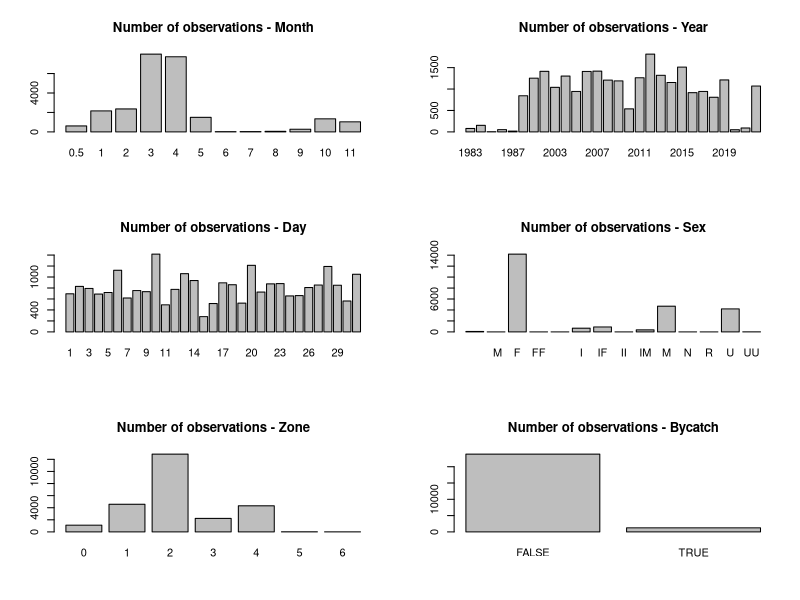
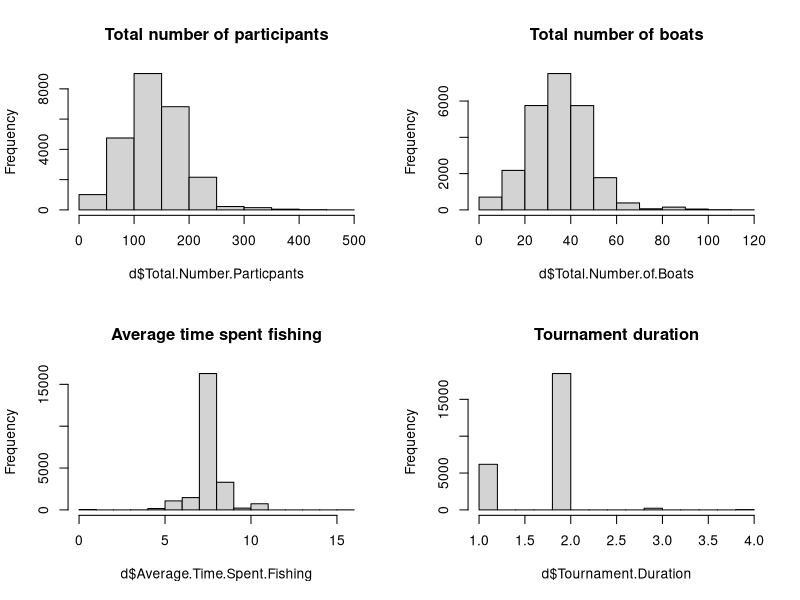
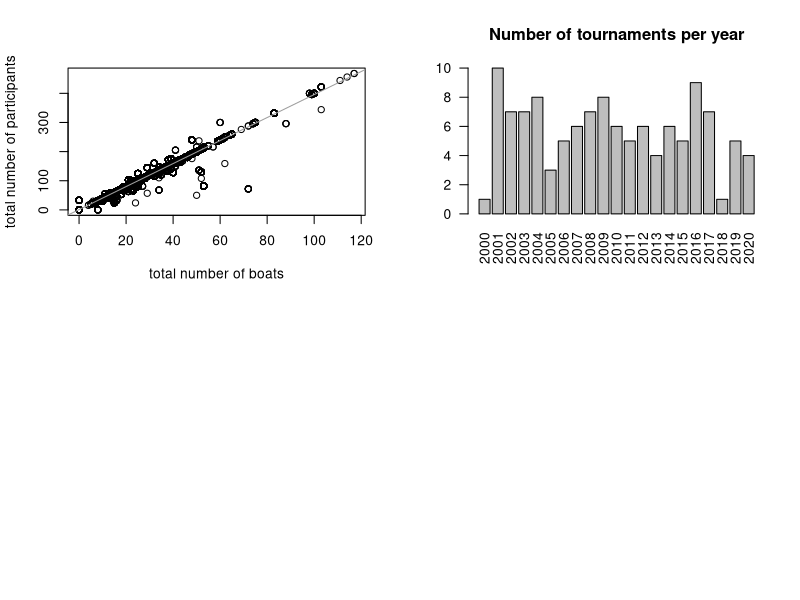
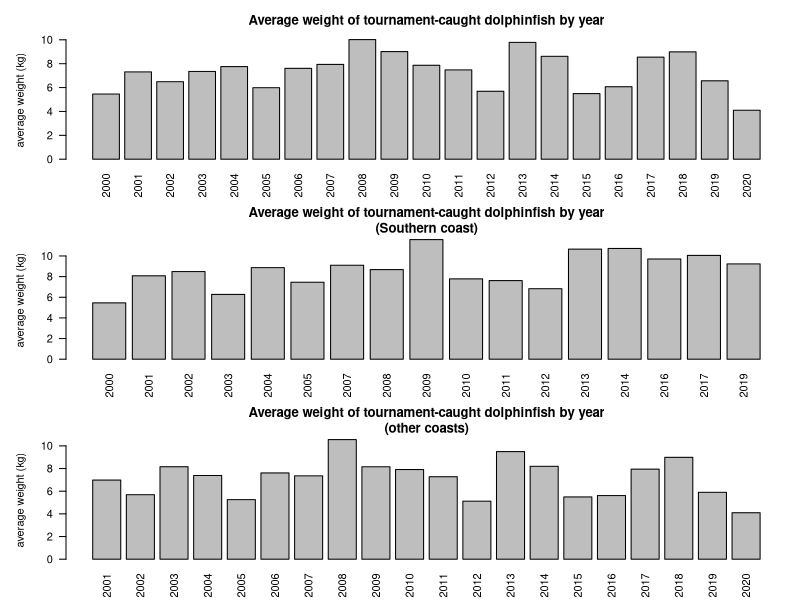
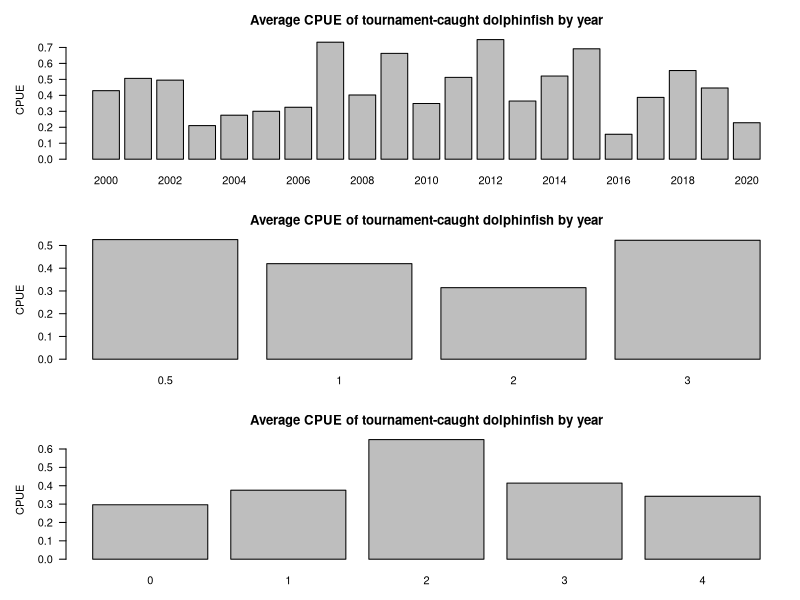
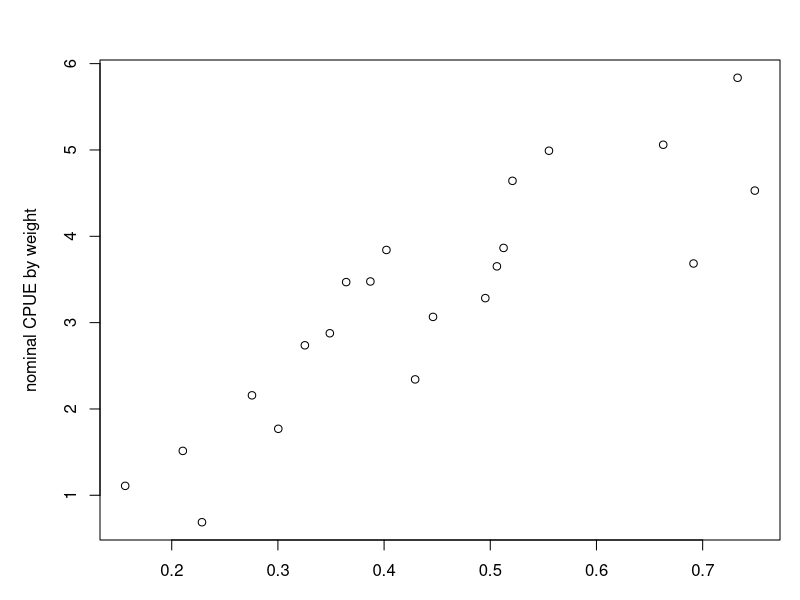
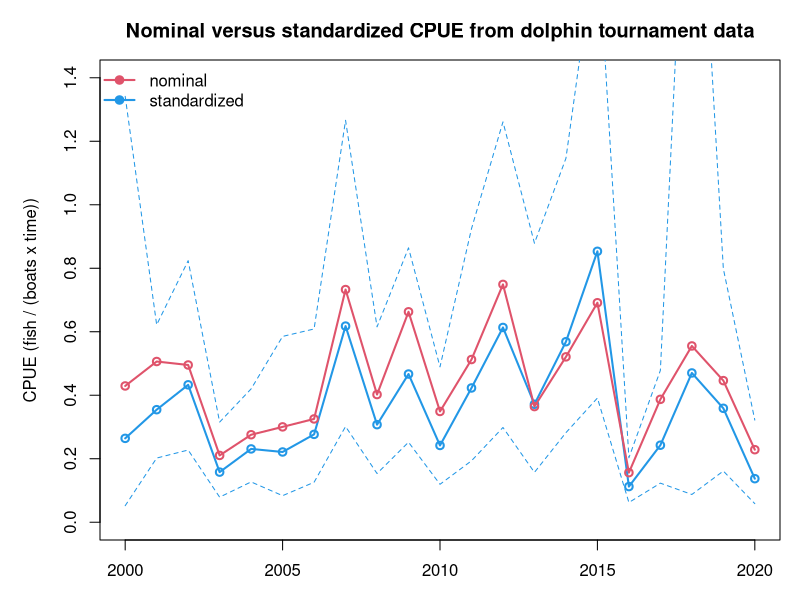
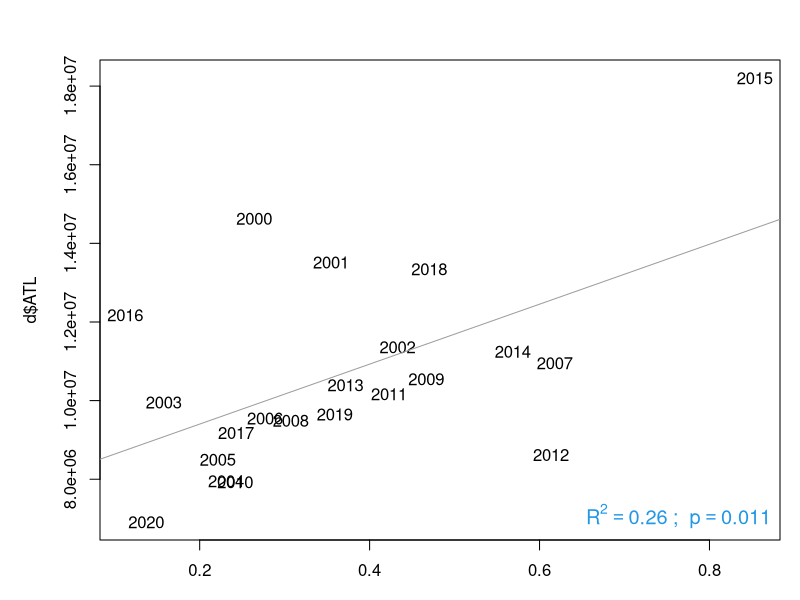

These charts were generated, in order, by the following R code: (Note: this script raises an error after producing the figures.)
## ---- chunk 1
#| warning: false
#| echo: true

# clear workspace
rm(list = ls())

if(!require("dplyr")) install.packages("dplyr")
if(!require("emmeans")) install.packages("emmeans")

library(dplyr)
library(emmeans) # Best for extracting standardized indices

# import data -------------------------------------
d <- read.csv("data/PRDNER-DolTournamentData.csv") 
#apply(d, 2, table)
head(d)

# clean dates and extract month day year ---------
d$Date <- as.character(d$Date)
d$month <- NA
d$day <- NA
d$year <- NA

for (i in 1:nrow(d))  {# M
  d[i, 16:18] <- unlist(strsplit(d$Date[i], "-"))  }
#head(d)

# clean up errors and check outputs ---------------------
d$month <- substr(d$month, 1, 3)
d$month[which(d$month == "Abr")] <- "Apr"
d$month[which(d$month == "Arp")] <- "Apr"

d$day[which(d$day == "November" | d$day == "December")] <- NA
d$year[which(d$year == "November" | d$year == "December")] <- NA

d$day <- as.numeric(d$day)
d$year <- as.numeric(d$year)

# standardize year format
d$year[which(d$year < 83)] <- d$year[which(d$year < 83)] + 2000
d$year[which(d$year < 2000)] <- d$year[which(d$year < 2000)] + 1900

d$mon <- match(d$month, month.abb)

table(d$month)
table(d$day)
table(d$year)

## ---- chunk 2
#| echo: true

# fix so Dec is grouped with following year -----------------
d$mon[which(d$mon == 12)] <- 0.5
d$year2 <- d$year
d$year2[which(d$mon == 0.5)] <- d$year[which(d$mon == 0.5)]+1
rbind(table(d$year), table(d$year2))

#head(d)
#tail(d)

## ---- chunk 3
#| echo: true
#| fig-width: 10
#| fig-height: 8

# look at data columns ----------------------------------

par(mfrow = c(3, 2))
barplot(table(d$mon), main = "Number of observations - Month")
barplot(table(d$year), main = "Number of observations - Year")
barplot(table(d$day), main = "Number of observations - Day")
barplot(table(d$Sex), main = "Number of observations - Sex")
barplot(table(d$Zone), main = "Number of observations - Zone")
barplot(table(d$Bycatch), main = "Number of observations - Bycatch")

par(mfrow = c(2, 2))
hist(d$Total.Number.Particpants, main = "Total number of participants")
hist(d$Total.Number.of.Boats, main = "Total number of boats")
hist(d$Average.Time.Spent.Fishing, main = "Average time spent fishing")
hist(d$Tournament.Duration, main = "Tournament duration")

## ---- chunk 4
#| warning: false
#| echo: true
#| fig-width: 6
#| fig-height: 6

# find NAs in tournament details -------------------
table(is.na(d$Total.Number.of.Boats))
table(is.na(d$Total.Number.Particpants))
table(is.na(d$Total.Number.Particpants) & is.na(d$Total.Number.of.Boats))
table(is.na(d$Average.Time.Spent.Fishing))

plot(d$Total.Number.of.Boats, d$Total.Number.Particpants, xlab = "total number of boats", ylab = "total number of participants")
out <- lm(d$Total.Number.Particpants ~ d$Total.Number.of.Boats)
abline(out, col = 8)

## ---- chunk 5
#| warning: false
#| echo: true
#| 
# create unique tournament ID number -------------------------
d$dat <- paste0(d$day, d$month, d$year)
length(unique(paste0(d$day, d$month, d$year, d$Total.Number.Particpants)))
length(unique(paste0(d$day, d$month, d$year, d$Location)))
length(unique(paste0(d$day, d$month, d$year, d$Total.Number.of.Boats)))
length(unique(paste0(d$day, d$month, d$year, d$Tournament.Duration)))
d$datID <- paste0(d$day, d$month, d$year, d$Total.Number.Particpants)

#barplot(table(d$mon))
## ---- chunk 6
#| warning: false
#| echo: true

# remove non-target cases; use only directed trips -------------------
dfull <- d
d <- d[which(d$Bycatch == FALSE), ]

# subset by season, e.g. 0 - 4 is December to April -------------------
d <- d[which(d$mon >= 0 & d$mon <= 3), ]

#length(unique(d$Date))
length(unique(d$dat))
length(unique(d$datID))
## ---- chunk 7
#| warning: false
#| echo: true
#| 
# calculate total by tournament ----------------------------
totWT <- tapply(d$Weight..Kg., d$datID, sum, na.rm = T)
totN <- table(d$datID)
mon <- tapply(d$mon, d$datID, mean, na.rm = T)
year <- tapply(d$year2, d$datID, mean, na.rm = T)

# checks on month and tournament assignments ----------------------
#table(d$year[d$mon == 0.5], d$year2[d$mon == 0.5])
#table(d$year[d$mon != 0.5], d$year2[d$mon != 0.5])

max(tapply(d$Total.Number.Particpants, d$datID, sd), na.rm = T)  # should all be zeros
max(tapply(d$Total.Number.of.Boats, d$datID, sd), na.rm = T)
max(tapply(d$Average.Time.Spent.Fishing, d$datID, sd), na.rm = T)

# assign attributes of tournaments -------------------------------
Npart <- tapply(d$Total.Number.Particpants, d$datID, mean, na.rm = T)
Nboat <- tapply(d$Total.Number.of.Boats, d$datID, mean, na.rm = T)
Ftime <- tapply(d$Average.Time.Spent.Fishing, d$datID, mean, na.rm = T)
dura <- tapply(d$Tournament.Duration, d$datID, mean, na.rm = T)
zone <- tapply(d$Zone, d$datID, mean, na.rm = T)

# new data frame for standardization ----------------------------------
dat <- data.frame(cbind(year, mon, zone, Npart, Nboat, Ftime, dura, totWT, totN))
dat$avwt <- dat$totWT / dat$totN

head(dat)

## ---- chunk 8
#| warning: false
#| echo: true

# fill in NAs ---------------------------------------------------
dat$Nboat[which(dat$Nboat == 0)] <- NA
dat$Npart[which(dat$Npart == 0)] <- NA
dat$Ftime[which(dat$Ftime == 0)] <- NA

#hist(dat$Ftime)
which(is.na(dat$Ftime))
dat$Ftime[is.na(dat$Ftime)] <- median(dat$Ftime, na.rm = T)

#hist(dat$Nboat)
which(is.na(dat$Nboat))
which(is.na(dat$Npart))

dat$Npart[is.na(dat$Nboat)]
#plot(dat$Nboat, dat$Npart)
#dat$Npart / dat$Nboat
dat$Nboat[is.na(dat$Nboat)] <- dat$Npart[is.na(dat$Nboat)] / 4
#dat$Npart[is.na(dat$Nboat)]
dat$Nboat[is.na(dat$Nboat)] <- median(dat$Nboat, na.rm = T)

which(is.na(dat$Nboat))
which(is.na(dat$Ftime))
which(is.na(dat$totN))

## ---- chunk 9
#| warning: false
#| echo: true
#| 
# subset years -----------------------------------

yrs <- 2000:2020

dat[is.na(dat)] <- NA
dat <- dat[which(dat$year >= min(yrs)), ]
dat <- dat[which(dat$year <= max(yrs)), ]

# calculate CPUE -----------------------------------
dat$eff <- dat$Nboat * dat$Ftime   # dat$dura
dat$cpue <- dat$totN / dat$eff
dat$cpueW <- dat$totWT / dat$eff

which(dat$cpue == "Inf")
which(dat$cpueW == "Inf")
#dat$cpue[which(dat$cpue == "Inf")] <- NA

barplot(table(dat$year), las = 2, main = "Number of tournaments per year")

## ---- chunk 10
#| warning: false
#| echo: true
#| fig-width: 8
#| fig-height: 10

# look at nominal trends ----------------------------
par(mfrow = c(3, 1), mar = c(3, 5, 3, 1))
barplot(tapply(dat$avwt, dat$year, mean, na.rm = T), las = 2, 
        main = "Average weight of tournament-caught dolphinfish by year", 
        ylab = "average weight (kg)")

d2 <- dat[which(dat$zone == 2), ]
barplot(tapply(d2$avwt, d2$year, mean, na.rm = T), las = 2, 
        main = "Average weight of tournament-caught dolphinfish by year\n(Southern coast)", 
        ylab = "average weight (kg)")

d2 <- dat[which(dat$zone != 2), ]
barplot(tapply(d2$avwt, d2$year, mean, na.rm = T), las = 2, 
        main = "Average weight of tournament-caught dolphinfish by year\n(other coasts)", 
        ylab = "average weight (kg)")

# look at nominal trends by year, month and zone
barplot(tapply(dat$cpue, dat$year, mean, na.rm = T), las = 1, 
         main = "Average CPUE of tournament-caught dolphinfish by year", 
        xlab = "year", ylab = "CPUE")
barplot(tapply(dat$cpue, dat$mon, mean, na.rm = T), las = 1,  
        main = "Average CPUE of tournament-caught dolphinfish by year", 
        xlab = "month", ylab = "CPUE")
barplot(tapply(dat$cpue, dat$zone, mean, na.rm = T), las = 1, 
         main = "Average CPUE of tournament-caught dolphinfish by year", 
        xlab = "zone", ylab = "CPUE")

par(mfrow = c(1, 1))
plot(tapply(dat$cpue, dat$year, mean, na.rm = T), tapply(dat$cpueW, dat$year, mean, na.rm = T), 
     xlab = "nominal CPUE by number", ylab = "nominal CPUE by weight")
cor(tapply(dat$cpue, dat$year, mean, na.rm = T), tapply(dat$cpueW, dat$year, mean, na.rm = T))
    
## ---- chunk 11
#| warning: false
#| echo: true

# convert variables to factors ----------------------
dat$year <- as.factor(dat$year)
dat$mon <- as.factor(dat$mon)
dat$zone <- as.factor(dat$zone)

# standardization -----------------------------------

out <- glm(log(dat$cpue) ~ dat$year + dat$mon + dat$zone, 
                    family = gaussian)
summary(out)
anova(out)

# estimated coefficients from standardization
ind <- emmeans(out, "year", type = "response") %>% as.data.frame()
names(ind)[1] <- "Year"

## ---- chunk 12
#| warning: false
#| echo: true

# look at nominal vs standardized index ------------------------
plot(yrs, ind$response, type = "l", lwd = 2, col = 4, main = "Nominal versus standardized CPUE from dolphin tournament data",
     xlab = "year", ylab = "CPUE (fish / (boats x time))", ylim = c(0, 1.4))
points(yrs, ind$response, pch = 1, lwd = 2, col = 4) 
lines(yrs, ind$lower.CL, col = 4, lty = 2)
lines(yrs, ind$upper.CL, col = 4, lty = 2)
lines(yrs, tapply(dat$cpue, dat$year, mean, na.rm = T) *1.0, col = 2, lwd = 2)
points(yrs, tapply(dat$cpue, dat$year, mean, na.rm = T) *1.0, col = 2, lwd = 2, pch = 1)
legend("topleft", c("nominal", "standardized"), lwd = 2, pch = 19, col = c(2, 4), bty = "n")

cor(ind$response, tapply(dat$cpue, dat$year, mean, na.rm = T))

## ---- chunk 13
#| warning: false
#| echo: true
#| fig-width: 6
#| fig-height: 6

rec <- read.csv("data/recLandings.csv")
names(rec)[1] <- "Year"
rec$ATL <- rowSums(rec[3:6], na.rm = T)

d <- merge(rec, ind, by = "Year")

plot(d$response, d$ATL, col = 0)
text(d$response, d$ATL, d$Year, col = 1)
out <- lm(d$ATL ~ d$response)
abline(out, col = 8)
summary(out)

r2 <- summary(out)$adj.r.squared
p_val <- summary(out)$coefficients[2, 4]
p_display <- ifelse(p_val < 0.001, "p < 0.001", paste("p =", round(p_val, 3)))
legend("bottomright", 
       legend = bquote(R^2 == .(round(r2, 2)) ~ "; " ~ p == .(round(p_val, 3))),
       bty = "n", cex = 1.2, text.col = 4)

## ---- chunk 14
#| warning: false
#| echo: true

# output the index
write.csv(ind, file = "indices/PRtournament_index.csv", row.names = F)
